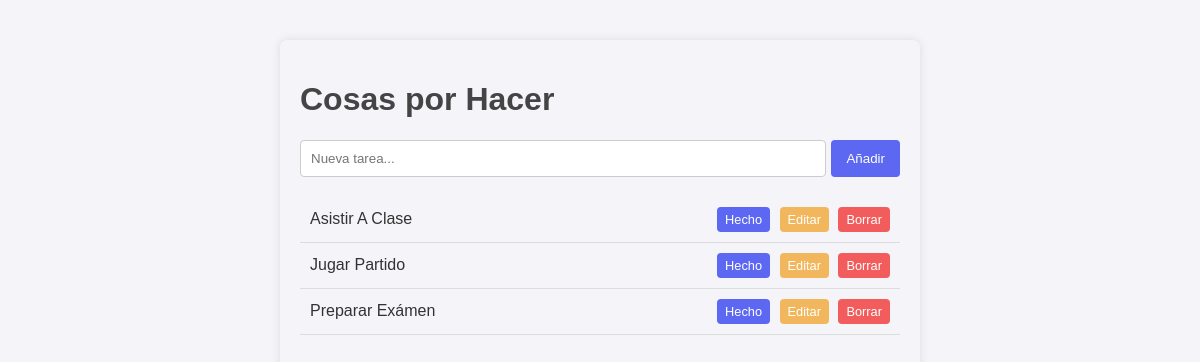
The app's page /, older data.
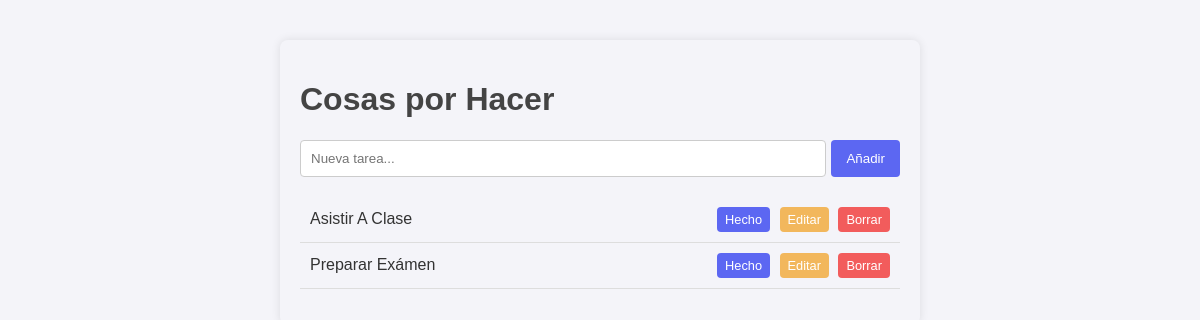
The same page, newer data.
### tables this page shows
CREATE TABLE "tareas" (
	"id"	INTEGER,
	"nombre"	TEXT NOT NULL UNIQUE,
	"completa"	INTEGER NOT NULL DEFAULT 0 CHECK("completa" = 0 || "completa" = 1),
	PRIMARY KEY("id")
);

### main.py (the view)
@app.get("/", response_class=HTMLResponse)
async def read_root(request: Request, db: SessionDepends):
    todos_list = obtener_todas_las_tareas(db)
    return templates.TemplateResponse(request=request, name="index.html", context={"todos": todos_list})

### templates/index.html (shortened to what this page needs)
<!DOCTYPE html>
<html lang="es">
<head>
</head>
<body id="app">
    <h1>Cosas por Hacer</h1>
    <form hx-post="/add" hx-target="#todo-list" hx-swap="outerHTML">
        <input type="text" name="nombre" placeholder="Nueva tarea..." required>
        <button type="submit">Añadir</button>
    </form>
    <div id="todo-list">
        {% include '_todos.html' %}
    </div>
</body>
</html>

### templates/_todos.html
<ul id="todo-list">
    {% for todo in todos %}
    <li class="{% if todo.completa == 1 %}terminada{% endif %}">
        <span class="task-text">{{ todo.nombre }}</span>
        <div class="actions">
            <button
                hx-post="/toggle/{{ todo.id }}"
                hx-target="#todo-list"
                hx-swap="outerHTML">
                {% if todo.completa == 1  %}Deshacer{% else %}Hecho{% endif %}
            </button>
            <button class="edit"
                hx-get="/edit/{{ todo.id }}"
                hx-target="closest li"
                hx-swap="outerHTML">
                Editar
            </button>
            <button class="delete"
                hx-delete="/delete/{{ todo.id }}"
                hx-target="#todo-list"
                hx-swap="outerHTML">
                Borrar
            </button>
        </div>
    </li>
    {% endfor %}
</ul>

### templates/index.html (style rules this page uses)
body { font-family: sans-serif; background-color: #f4f4f9; color: #333; max-width: 600px; margin: 40px auto; padding: 20px; box-shadow: 0 0 10px rgba(0, 0, 0, 0.1); border-radius: 8px; }
h1 { color: #444; }
ul { list-style-type: none; padding: 0; }
li { display: flex; align-items: center; padding: 10px; border-bottom: 1px solid #ddd; }
.task-text { flex-grow: 1; }
form { display: flex; margin-bottom: 20px; }
input[type="text"] { flex-grow: 1; padding: 10px; border: 1px solid #ccc; border-radius: 4px; }
button { padding: 10px 15px; border: none; background-color: #5c67f2; color: white; border-radius: 4px; cursor: pointer; margin-left: 5px; }
button.delete { background-color: #f25c5c; }
button.edit { background-color: #f2b75c; }
.actions button { font-size: 0.8em; padding: 5px 8px; }

Row changes from the older to the newer data that the page shows:
removed tareas: nombre "Jugar Partido", completa "Hecho"
